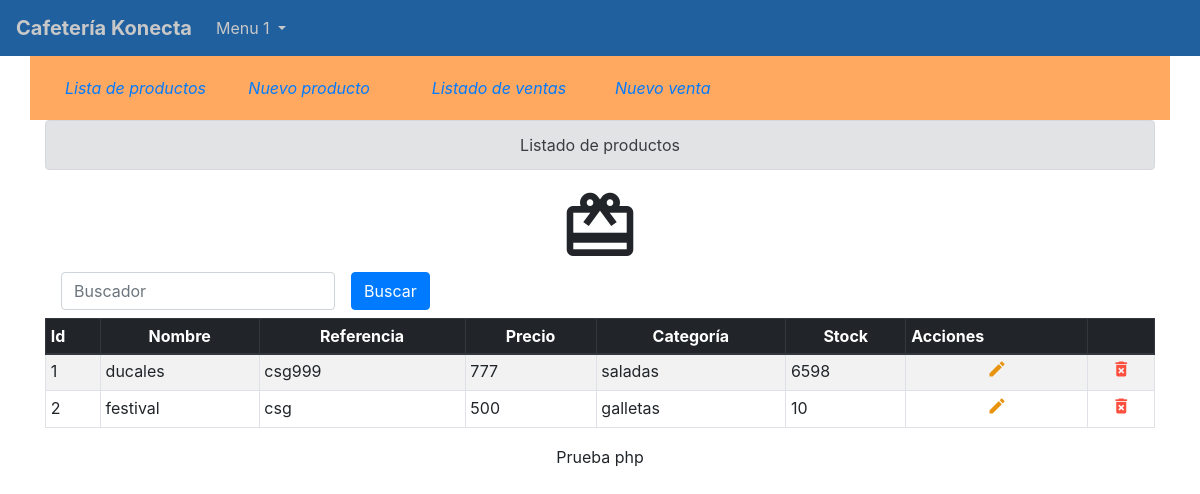
Before: / with the older database file.
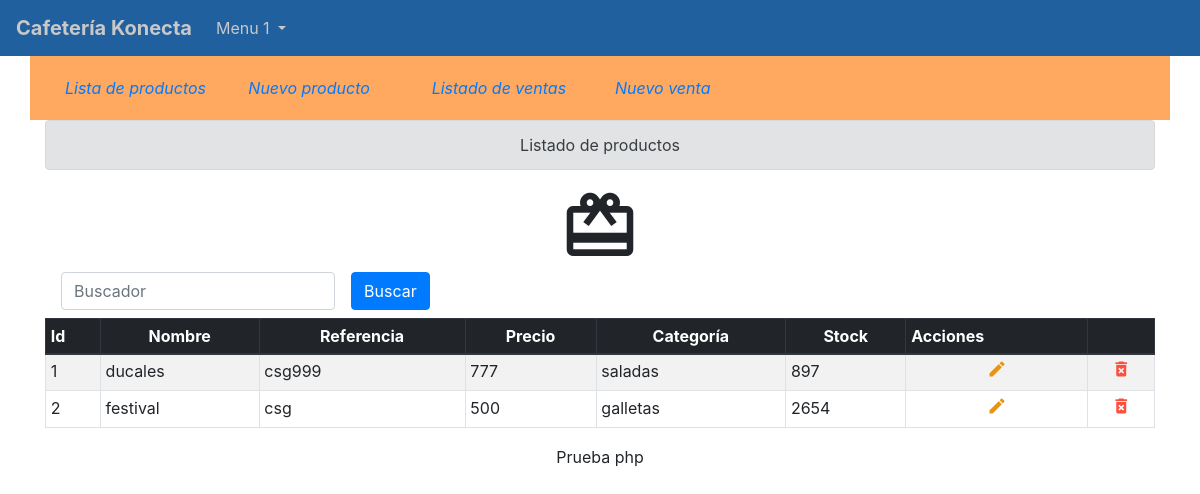
After: the same page with the newer database file.
### tables this page shows
CREATE TABLE IF NOT EXISTS `productos` (
  `id` int(11) NOT NULL AUTO_INCREMENT,
  `nombre` varchar(250) NOT NULL,
  `referencia` varchar(250) NOT NULL,
  `precio` int(11) NOT NULL,
  `peso` int(11) NOT NULL,
  `categoria` varchar(100) NOT NULL,
  `stock` int(11) NOT NULL,
  `create_date` date NOT NULL,
  PRIMARY KEY (`id`)
);

### index.php (called while the page is built, shortened)
<?php
	include 'views/base_header.php';
	$page   =isset($_GET['page'])?$_GET['page']:'listado';
	$folder =isset($_GET['folder'])?$_GET['folder']:'productos';;
	include 'views/'.$folder.'/'.$page.'.php';
	include 'views/base_footer.php';

### config/conexion.php (called while the page is built, shortened)
<?php
	class Conexion{
        private $password;
		private $dataBase;
		private $host;
		private $user;
		public function __construct(){
			$this->host     ="localhost";
			$this->user     ="root";
			$this->password ="";
			$this->dataBase ="konectacafe";
		}
		public function conectarse(){
			$enlace = mysqli_connect($this->host, $this->user, $this->password, $this->dataBase);
			return($enlace);
		}
	}
?>

### model/Product_model.php (called while the page is built, shortened)
<?php
	include dirname(__file__,2)."/config/conexion.php";
	class Product
	{
		private $link;
		function __construct()
		{
			$this->conn   = new Conexion();
			$this->link   = $this->conn->conectarse();
		}
		public function getProducts()
		{
			$query  ="SELECT * FROM productos";
			$result =mysqli_query($this->link,$query);
			$data   =array();
			while ($data[]=mysqli_fetch_assoc($result));
			array_pop($data);
			return $data;
		}
    }
?>

### views/productos/listado.php (the view, shortened to what this page needs)
<?php
	include './model/Product_model.php';
	$producto  = new Product();
	if(isset($search)){
		$productos = $producto->getProductsBySearch($dataSearch);
	}else{
		$dataSearch=NULL;
		$productos =$producto->getProducts();
	}
	include 'toolbar.php';
?>
<div class="row">
	<div class="col text-center">
	<div class="alert alert-secondary" role="alert">
        Listado de productos
        </div>
		<i class="material-icons" style="font-size: 80px;">redeem</i>
	</div>
</div>
<div class="row">
	<div class="col">
		<form action="./index.php" method="post" accept-charset="utf-8" class="form-inline">
			<div class="form-group mx-sm-3 mb-2">
    			<input type="text" class="form-control" name="dataSearch" autofocus required placeholder="Buscador" value="<?= $dataSearch;  ?>">
  			</div>
  			<button type="submit" name="btnSearch" class="btn btn-primary mb-2">Buscar</button>
		</form>
	</div>
</div>
<div class="table-responsive">
		<table class="table table-striped table-bordered table-hover table-sm">
			<thead class="thead-dark">
				<th>Id</th>
				<th class="text-center">Nombre</th>
				<th class="text-center">Referencia</th>
                <th class="text-center">Precio</th>
                <th class="text-center">Categoría</th>
                <th class="text-center">Stock</th>
				<th>Acciones</th>
				<th>&nbsp;</th>
			</thead>
			<tbody>
				<?php
					if(count($productos)>0){
						foreach ($productos as $column =>$value) {
				?>
							<tr id="row<?= $value['id']; ?>">
								<td><?= $value['id']; ?></td>
								<td><?= $value['nombre']; ?></td>
								<td><?= $value['referencia']; ?></td>
                                <td><?= $value['precio']; ?></td>
                                <td><?= $value['categoria']; ?></td>
                                <td><?= $value['stock']; ?></td>
								<td class="text-center">
									<a href="./index.php?page=editar&id=<?= $value['id'] ?>&folder=productos" title="Editar Producto: <?= $value['name'] ?>">
										<i class="material-icons btn_edit">edit</i>
									</a>
								</td>
								<td class="text-center">
									<a href="#" onclick="objProduct.deleteProductos(<?= $value["id"] ?>)" id="btnDeleteUser" title="Borrar Producto: <?= $value['name'] ?>">
										<i class="material-icons btn_delete">delete_forever</i>
									</a>
								</td>
							</tr>
				<?php
						}
					}
				?>
			</tbody>
		</table>
	</div>
	<div class="row">
		<div class="col">
		</div>
	</div>

Changed rows visible on the page:
changed productos "ducales": stock "6598" → "897"
changed productos "festival": stock "10" → "2654"
